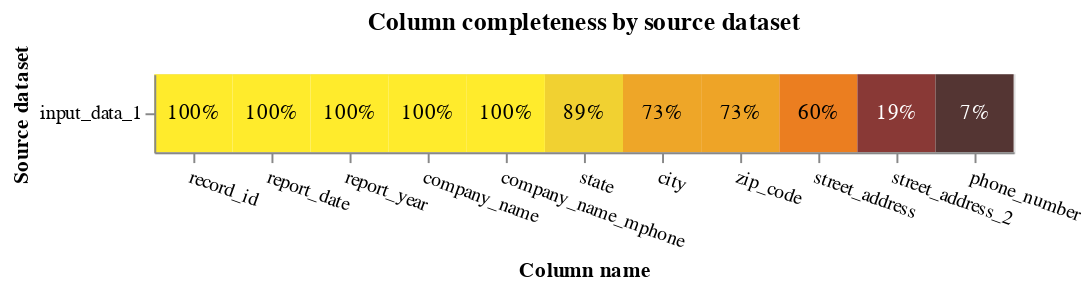

The cell this chart's notebook holds for it:
### Code cell
completeness_chart(eia_match_df, db_api=db_api)

### Figure 1 — Vega-Lite specification as saved in the notebook (floating-point values rounded to 4 significant figures)
{"config": {"view": {"continuousWidth": 400, "continuousHeight": 300}}, "layer": [{"mark": "rect", "encoding": {"color": {"field": "completeness", "legend": null, "scale": {"scheme": "darkred", "zero": true}, "type": "quantitative"}, "tooltip": [{"field": "source_dataset", "title": "Source dataset", "type": "nominal"}, {"field": "total_rows_inc_nulls", "format": ",", "title": "# of records", "type": "quantitative"}, {"field": "column_name", "title": "Column name", "type": "nominal"}, {"field": "total_null_rows", "format": ",", "title": "# of nulls", "type": "quantitative"}, {"field": "completeness", "format": ".1%", "type": "quantitative"}], "x": {"axis": {"labelAngle": 20}, "field": "column_name", "sort": {"field": "mean_comp", "order": "descending"}, "title": "Column name", "type": "nominal"}, "y": {"field": "source_dataset", "title": "Source dataset", "type": "nominal"}}, "title": "Column completeness by source dataset", "transform": [{"joinaggregate": [{"op": "mean", "field": "completeness", "as": "mean_comp"}], "groupby": ["column_name"]}]}, {"mark": {"type": "text"}, "encoding": {"color": {"condition": {"test": "datum['completeness'] < 0.5", "value": "white"}, "value": "black"}, "text": {"field": "completeness", "format": ".0%", "type": "quantitative"}, "x": {"axis": {"labelAngle": 0}, "field": "column_name", "sort": {"field": "mean_comp", "order": "descending"}, "type": "nominal"}, "y": {"field": "source_dataset", "type": "nominal"}}, "transform": [{"joinaggregate": [{"op": "mean", "field": "completeness", "as": "mean_comp"}], "groupby": ["column_name"]}]}], "data": {"name": "data-3736beb63dd0913fa1793471df7936c9"}, "height": {"step": 40}, "width": {"step": 40}, "$schema": "https://vega.github.io/schema/vega-lite/v5.9.3.json", "datasets": {"data-3736beb63dd0913fa1793471df7936c9": [{"source_dataset": "input_data_1", "column_name": "record_id", "total_null_rows": 0, "total_rows_inc_nulls": 176366, "completeness": 1.0}, {"source_dataset": "input_data_1", "column_name": "report_date", "total_null_rows": 0, "total_rows_inc_nulls": 176366, "completeness": 1.0}, {"source_dataset": "input_data_1", "column_name": "report_year", "total_null_rows": 0, "total_rows_inc_nulls": 176366, "completeness": 1.0}, {"source_dataset": "input_data_1", "column_name": "company_name", "total_null_rows": 0, "total_rows_inc_nulls": 176366, "completeness": 1.0}, {"source_dataset": "input_data_1", "column_name": "street_address", "total_null_rows": 70684, "total_rows_inc_nulls": 176366, "completeness": 0.5992}, {"source_dataset": "input_data_1", "column_name": "street_address_2", "total_null_rows": 142421, "total_rows_inc_nulls": 176366, "completeness": 0.1925}, {"source_dataset": "input_data_1", "column_name": "city", "total_null_rows": 47174, "total_rows_inc_nulls": 176366, "completeness": 0.7325}, {"source_dataset": "input_data_1", "column_name": "state", "total_null_rows": 19847, "total_rows_inc_nulls": 176366, "completeness": 0.8875}, {"source_dataset": "input_data_1", "column_name": "zip_code", "total_null_rows": 48235, "total_rows_inc_nulls": 176366, "completeness": 0.7265}, {"source_dataset": "input_data_1", "column_name": "phone_number", "total_null_rows": 164751, "total_rows_inc_nulls": 176366, "completeness": 0.06586}, {"source_dataset": "input_data_1", "column_name": "company_name_mphone", "total_null_rows": 0, "total_rows_inc_nulls": 176366, "completeness": 1.0}]}}
